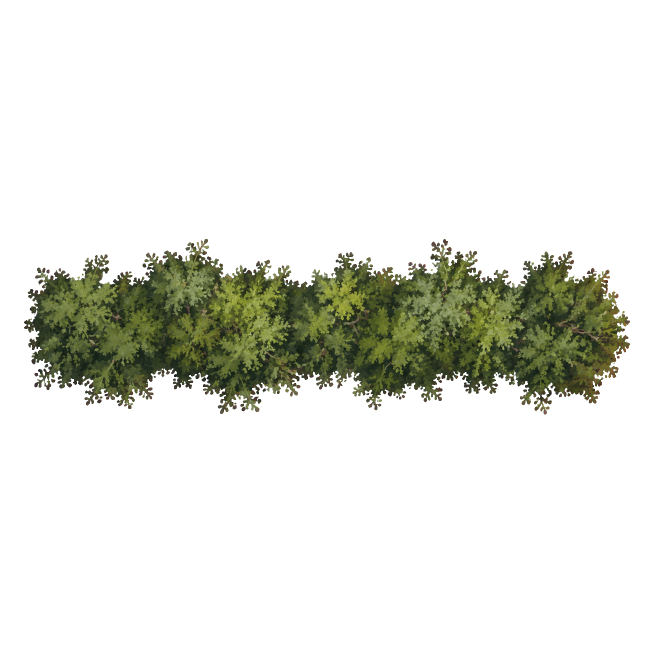
#> input picture art/gen/copse/hedgerow-20260902-134144-0.png, 1308 x 1308 px (shown at 1/2 size)
$ python -i server.py   (imports and definitions only)
#> lines starting #> are read from the running program, lines starting #| are printed output that depends on the picture
#> further down, picture is the input picture: PIL image 1308x1308 RGBA; mean R, G, B, A 13.8, 16.3, 8.1, 41.3
"""Map asset generator — a small local app around GPT-image-2.

Run:  python generator/server.py      (from D:\\FrontMission-MapLab)   then open http://127.0.0.1:5091

What it does
  * assembles prompts from a locked style block + a subject line (catalog.json)
  * calls GPT-image-2 through the proxy in the vault (GPT-IMAGE-2_KEY), up to 8 in parallel
  * post-processes every result into a clean top-down sprite: chroma key (or the API's own
    alpha), despill, trim, square canvas, 256 px sprite
  * keeps a library under art/gen/<category>/ with a JSON sidecar per image
  * writes art/manifest.json + art/manifest.js listing the APPROVED sprites, which the map
    demo loads on start
"""
import base64
import io
import json
import os
import sys
import threading
import time
import urllib.request
import urllib.error
from concurrent.futures import ThreadPoolExecutor
from http.server import ThreadingHTTPServer, SimpleHTTPRequestHandler
from pathlib import Path

try:
    from PIL import Image, ImageChops, ImageEnhance, ImageFilter
except ModuleNotFoundError:  # first run on a fresh interpreter: fetch Pillow, then continue
    import subprocess
    print("Pillow is missing for", sys.executable, "- installing it now ...")
    subprocess.run([sys.executable, "-m", "pip", "install", "--quiet", "pillow"], check=False)
    from PIL import Image, ImageChops, ImageEnhance, ImageFilter

HERE = Path(__file__).resolve().parent
ROOT = HERE.parent
ART = ROOT / "art"
GEN = ART / "gen"
CATALOG = HERE / "catalog.json"
VAULT = Path("D:/Tools/my-vault/vault.json")
PORT = 5091
POOL = ThreadPoolExecutor(max_workers=8)
LOCK = threading.Lock()


# ── credentials ────────────────────────────────────────────────────────────
# [7 lines left out: function credential, not called in this run]


# ── prompt assembly ────────────────────────────────────────────────────────
def load_catalog():
    return json.loads(CATALOG.read_text("utf-8"))


# [81 lines left out: functions assemble, generate_png, chroma_key, clean_alpha, trim_square, not called in this run]


# Sprites sit on the chart's ground, so they are pulled toward it: desaturated, darkened,
# and cooled. "tint" is a per-channel multiplier — warm reds down, blues up — and it is what
# makes the whole set read dark blue-grey no matter what hue the model happened to paint.
GRADE = {"color": 0.66, "brightness": 0.86, "contrast": 0.98, "tint": [0.88, 0.96, 1.14]}


def grade_rgb(rgb):
    """The chart's look, applied to an RGB image: desaturate, darken, then cool."""
    rgb = ImageEnhance.Color(rgb).enhance(GRADE["color"])
    rgb = ImageEnhance.Brightness(rgb).enhance(GRADE["brightness"])
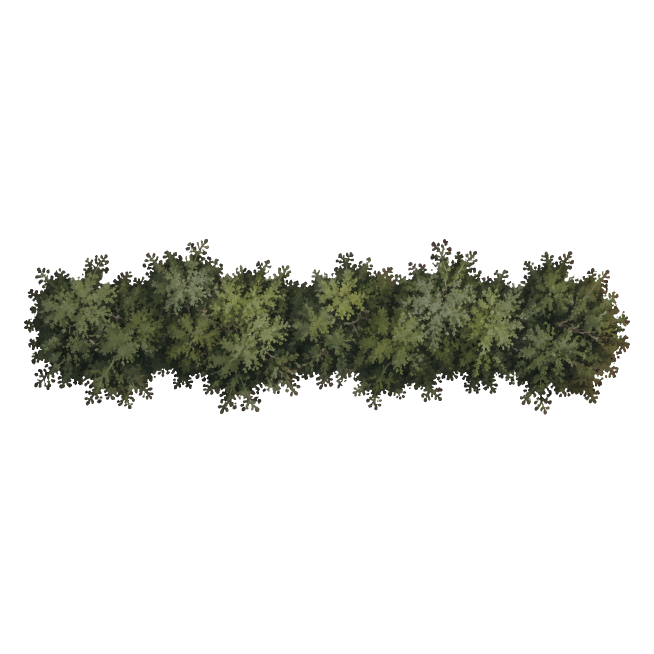
#> rgb: PIL image 1308x1308 RGBA (shown at 1/2 size); mean R, G, B, A 11.9, 13.3, 8.7, 41.3; transparent parts drawn white
    rgb = ImageEnhance.Contrast(rgb).enhance(GRADE["contrast"])
    tint = GRADE.get("tint") or [1, 1, 1]
    if tint != [1, 1, 1]:
        rgb = Image.merge("RGB", [ch.point(lambda v, m=m: min(255, int(v * m)))
                                  for ch, m in zip(rgb.split(), tint)])
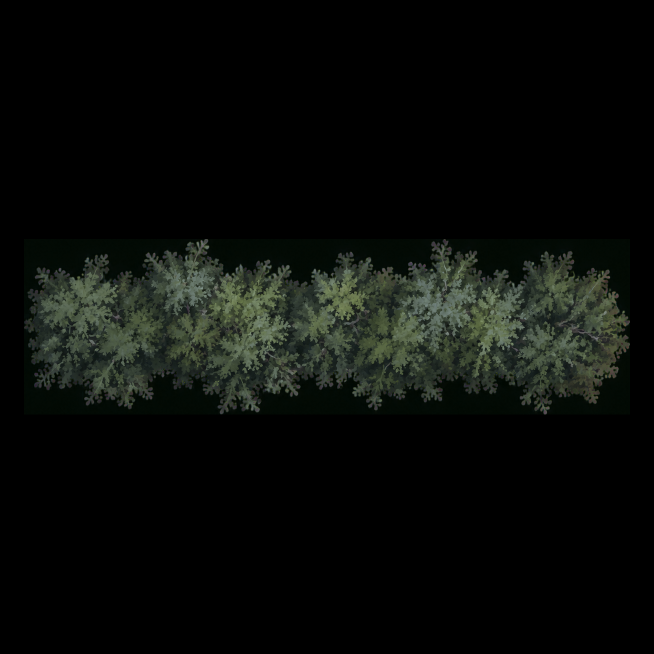
#> rgb: PIL image 1308x1308 RGB (shown at 1/2 size); mean R, G, B 10.1, 12.4, 9.5
    return rgb


# [127 lines left out: functions make_sprite, process_texture, process, reprocess_all, library, rebuild_manifest and 1 more, not called in this run]


# ── HTTP ───────────────────────────────────────────────────────────────────
class Handler(SimpleHTTPRequestHandler):
    def __init__(self, *a, **kw):
        super().__init__(*a, directory=str(ROOT), **kw)

    def log_message(self, fmt, *args):
        sys.stdout.write("%s %s\n" % (time.strftime("%H:%M:%S"), fmt % args))

    # [8 lines left out: function _json, not called in this run]

    def _body(self):
        n = int(self.headers.get("Content-Length") or 0)
        return json.loads(self.rfile.read(n).decode("utf-8")) if n else {}

    # [67 lines left out: functions do_GET, do_POST, not called in this run]


# [11 lines not run here, left out]

>>> from PIL import Image
>>> picture = Image.open('../art/gen/copse/hedgerow-20260902-134144-0.png')
>>> result = grade_rgb(picture)

$ run again, on art/gen/ground/ash-drift-long-20260902-130639-0.s256.png
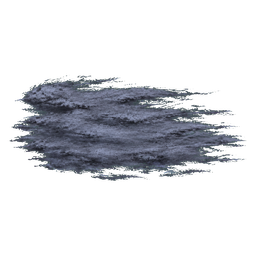
#> input picture art/gen/ground/ash-drift-long-20260902-130639-0.s256.png, 256 x 256 px
#> picture is the input picture: PIL image 256x256 RGBA; mean R, G, B, A 22.7, 24.7, 28.8, 58.2
#> in grade_rgb, `rgb = ImageEnhance.Brightness(rgb).enhance(GRADE["brightness"])`:
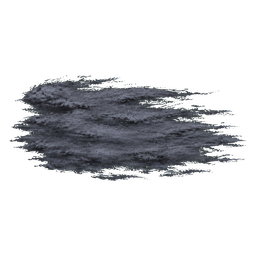
#> rgb: PIL image 256x256 RGBA; mean R, G, B, A 19.9, 21, 23.3, 58.2; transparent parts drawn white
#> in grade_rgb, `rgb = Image.merge("RGB", [ch.point(lambda v, m=m: min(255, int(v * m))..`:
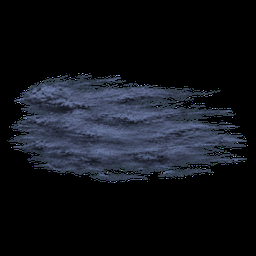
#> rgb: PIL image 256x256 RGB; mean R, G, B 17, 19.6, 25.8

$ run again, on art/gen/ground/ash-dune-20260902-123015-0.png
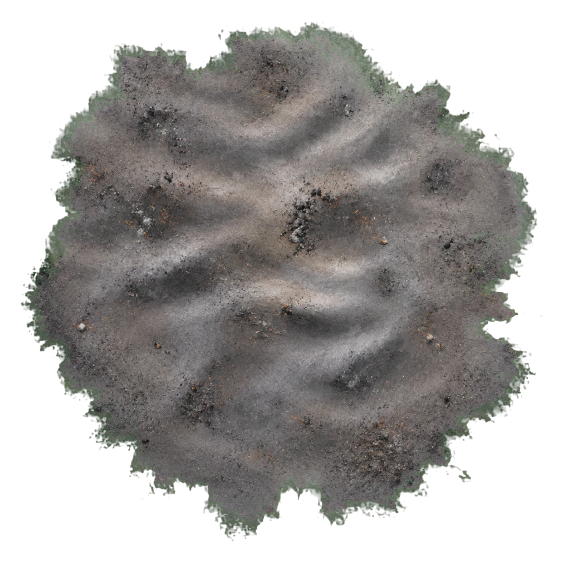
#> input picture art/gen/ground/ash-dune-20260902-123015-0.png, 1128 x 1128 px (shown at 1/2 size)
#> picture is the input picture: PIL image 1128x1128 RGBA; mean R, G, B, A 68.7, 70, 64.5, 149
#> in grade_rgb, `rgb = ImageEnhance.Brightness(rgb).enhance(GRADE["brightness"])`:
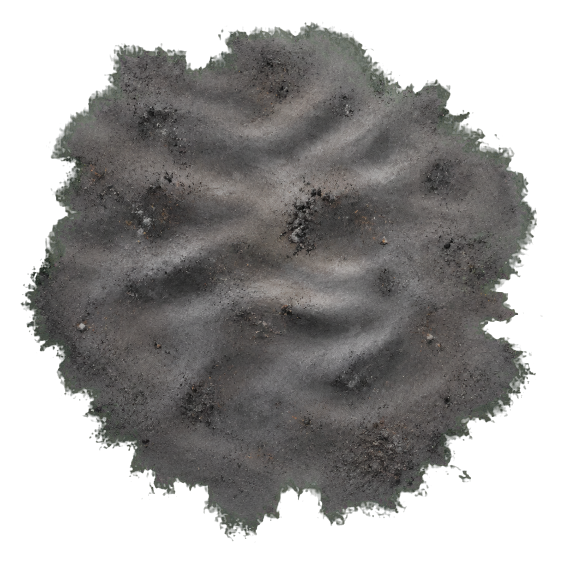
#> rgb: PIL image 1128x1128 RGBA (shown at 1/2 size); mean R, G, B, A 58.5, 59.2, 56.1, 149; transparent parts drawn white
#> in grade_rgb, `rgb = Image.merge("RGB", [ch.point(lambda v, m=m: min(255, int(v * m))..`:
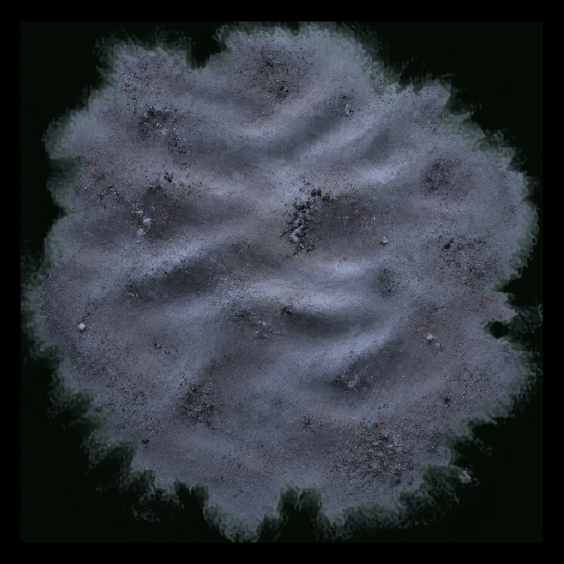
#> rgb: PIL image 1128x1128 RGB (shown at 1/2 size); mean R, G, B 50.6, 55.8, 63.1

$ run again, on art/gen/infra/radio-tower-20260902-134422-0.png
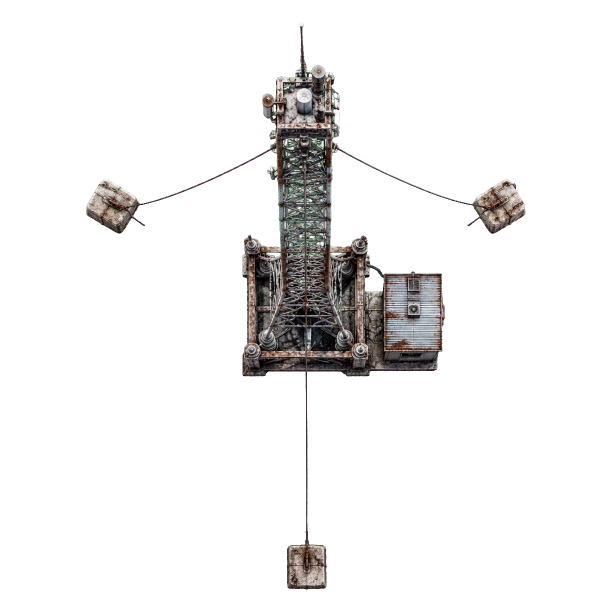
#> input picture art/gen/infra/radio-tower-20260902-134422-0.png, 1224 x 1224 px (shown at 1/2 size)
#> picture is the input picture: PIL image 1224x1224 RGBA; mean R, G, B, A 12.8, 19.9, 12.8, 26.6
#> in grade_rgb, `rgb = ImageEnhance.Brightness(rgb).enhance(GRADE["brightness"])`:
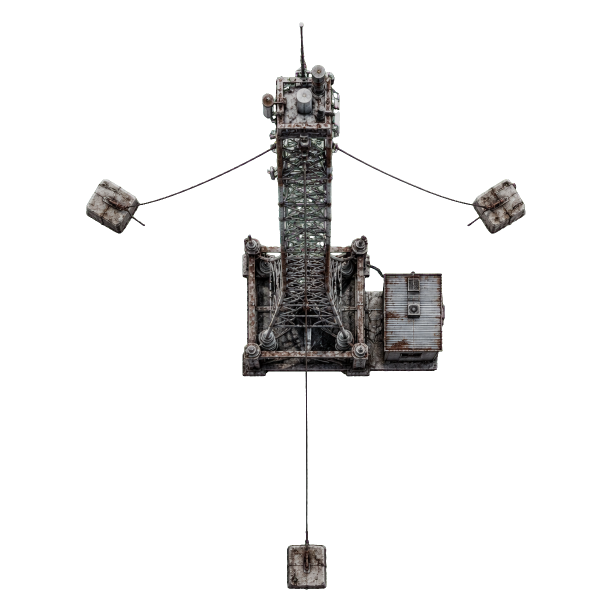
#> rgb: PIL image 1224x1224 RGBA (shown at 1/2 size); mean R, G, B, A 11.6, 15.6, 11.9, 26.6; transparent parts drawn white
#> in grade_rgb, `rgb = Image.merge("RGB", [ch.point(lambda v, m=m: min(255, int(v * m))..`:
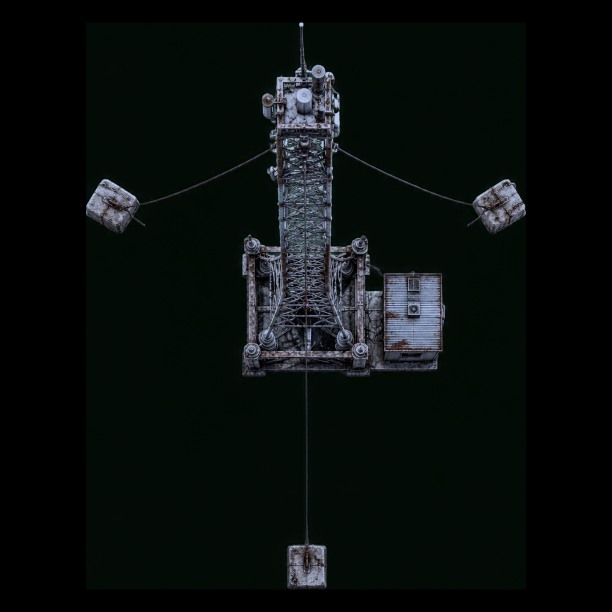
#> rgb: PIL image 1224x1224 RGB (shown at 1/2 size); mean R, G, B 9.7, 14.5, 12.9
